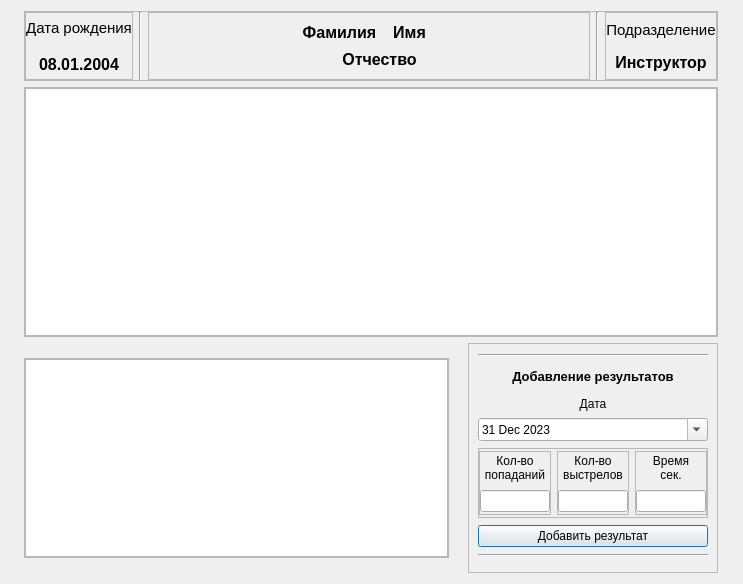
<?xml version="1.0" encoding="UTF-8"?>
<ui version="4.0">
 <class>Dialog</class>
 <widget class="QDialog" name="Dialog">
  <property name="geometry">
   <rect>
    <x>0</x>
    <y>0</y>
    <width>743</width>
    <height>584</height>
   </rect>
  </property>
  <property name="windowTitle">
   <string>Профиль сотрудника</string>
  </property>
  <layout class="QGridLayout" name="gridLayout_3">
   <item row="0" column="0" colspan="2">
    <widget class="QFrame" name="frame_11">
     <property name="maximumSize">
      <size>
       <width>16777215</width>
       <height>80</height>
      </size>
     </property>
     <property name="frameShape">
      <enum>QFrame::StyledPanel</enum>
     </property>
     <property name="frameShadow">
      <enum>QFrame::Raised</enum>
     </property>
     <layout class="QHBoxLayout" name="horizontalLayout_2">
      <property name="leftMargin">
       <number>0</number>
      </property>
      <property name="topMargin">
       <number>0</number>
      </property>
      <property name="rightMargin">
       <number>0</number>
      </property>
      <property name="bottomMargin">
       <number>0</number>
      </property>
      <item>
       <widget class="QFrame" name="frame_5">
        <property name="frameShape">
         <enum>QFrame::StyledPanel</enum>
        </property>
        <property name="frameShadow">
         <enum>QFrame::Raised</enum>
        </property>
        <layout class="QVBoxLayout" name="verticalLayout_7">
         <property name="leftMargin">
          <number>0</number>
         </property>
         <property name="topMargin">
          <number>0</number>
         </property>
         <property name="rightMargin">
          <number>0</number>
         </property>
         <property name="bottomMargin">
          <number>0</number>
         </property>
         <item>
          <widget class="QLabel" name="label_5">
           <property name="font">
            <font>
             <pointsize>11</pointsize>
            </font>
           </property>
           <property name="text">
            <string>Дата рождения</string>
           </property>
           <property name="alignment">
            <set>Qt::AlignCenter</set>
           </property>
          </widget>
         </item>
         <item>
          <widget class="QLabel" name="lblBDate">
           <property name="maximumSize">
            <size>
             <width>300</width>
             <height>16777215</height>
            </size>
           </property>
           <property name="font">
            <font>
             <pointsize>12</pointsize>
             <bold>true</bold>
            </font>
           </property>
           <property name="text">
            <string>08.01.2004</string>
           </property>
           <property name="alignment">
            <set>Qt::AlignCenter</set>
           </property>
          </widget>
         </item>
        </layout>
       </widget>
      </item>
      <item>
       <widget class="Line" name="line">
        <property name="orientation">
         <enum>Qt::Vertical</enum>
        </property>
       </widget>
      </item>
      <item>
       <widget class="QFrame" name="frame">
        <property name="frameShape">
         <enum>QFrame::StyledPanel</enum>
        </property>
        <property name="frameShadow">
         <enum>QFrame::Raised</enum>
        </property>
        <layout class="QGridLayout" name="gridLayout">
         <item row="0" column="0">
          <spacer name="horizontalSpacer">
           <property name="orientation">
            <enum>Qt::Horizontal</enum>
           </property>
           <property name="sizeHint" stdset="0">
            <size>
             <width>90</width>
             <height>20</height>
            </size>
           </property>
          </spacer>
         </item>
         <item row="0" column="1" colspan="2">
          <widget class="QLabel" name="lblLastName">
           <property name="font">
            <font>
             <pointsize>12</pointsize>
             <bold>true</bold>
            </font>
           </property>
           <property name="text">
            <string>Фамилия</string>
           </property>
           <property name="alignment">
            <set>Qt::AlignCenter</set>
           </property>
          </widget>
         </item>
         <item row="0" column="3" colspan="2">
          <widget class="QLabel" name="lblFirstName">
           <property name="font">
            <font>
             <pointsize>12</pointsize>
             <bold>true</bold>
            </font>
           </property>
           <property name="text">
            <string>Имя</string>
           </property>
           <property name="alignment">
            <set>Qt::AlignCenter</set>
           </property>
          </widget>
         </item>
         <item row="0" column="5">
          <spacer name="horizontalSpacer_4">
           <property name="orientation">
            <enum>Qt::Horizontal</enum>
           </property>
           <property name="sizeHint" stdset="0">
            <size>
             <width>91</width>
             <height>20</height>
            </size>
           </property>
          </spacer>
         </item>
         <item row="1" column="0" colspan="2">
          <spacer name="horizontalSpacer_2">
           <property name="orientation">
            <enum>Qt::Horizontal</enum>
           </property>
           <property name="sizeHint" stdset="0">
            <size>
             <width>130</width>
             <height>20</height>
            </size>
           </property>
          </spacer>
         </item>
         <item row="1" column="2" colspan="2">
          <widget class="QLabel" name="lblMiddleName">
           <property name="font">
            <font>
             <pointsize>12</pointsize>
             <bold>true</bold>
            </font>
           </property>
           <property name="text">
            <string>Отчество</string>
           </property>
           <property name="alignment">
            <set>Qt::AlignCenter</set>
           </property>
          </widget>
         </item>
         <item row="1" column="4" colspan="2">
          <spacer name="horizontalSpacer_3">
           <property name="orientation">
            <enum>Qt::Horizontal</enum>
           </property>
           <property name="sizeHint" stdset="0">
            <size>
             <width>111</width>
             <height>20</height>
            </size>
           </property>
          </spacer>
         </item>
        </layout>
       </widget>
      </item>
      <item>
       <widget class="Line" name="line_2">
        <property name="orientation">
         <enum>Qt::Vertical</enum>
        </property>
       </widget>
      </item>
      <item>
       <widget class="QFrame" name="frame_6">
        <property name="frameShape">
         <enum>QFrame::StyledPanel</enum>
        </property>
        <property name="frameShadow">
         <enum>QFrame::Raised</enum>
        </property>
        <layout class="QVBoxLayout" name="verticalLayout">
         <property name="spacing">
          <number>0</number>
         </property>
         <property name="leftMargin">
          <number>0</number>
         </property>
         <property name="topMargin">
          <number>0</number>
         </property>
         <property name="rightMargin">
          <number>0</number>
         </property>
         <property name="bottomMargin">
          <number>0</number>
         </property>
         <item>
          <widget class="QLabel" name="label_6">
           <property name="font">
            <font>
             <pointsize>11</pointsize>
            </font>
           </property>
           <property name="text">
            <string>Подразделение</string>
           </property>
           <property name="alignment">
            <set>Qt::AlignCenter</set>
           </property>
          </widget>
         </item>
         <item>
          <widget class="QLabel" name="txtDivision">
           <property name="maximumSize">
            <size>
             <width>300</width>
             <height>16777215</height>
            </size>
           </property>
           <property name="font">
            <font>
             <pointsize>12</pointsize>
             <bold>true</bold>
            </font>
           </property>
           <property name="text">
            <string>Инструктор</string>
           </property>
           <property name="alignment">
            <set>Qt::AlignCenter</set>
           </property>
          </widget>
         </item>
        </layout>
       </widget>
      </item>
     </layout>
    </widget>
   </item>
   <item row="1" column="0" colspan="2">
    <widget class="QFrame" name="frame_2">
     <property name="minimumSize">
      <size>
       <width>600</width>
       <height>250</height>
      </size>
     </property>
     <property name="maximumSize">
      <size>
       <width>16777215</width>
       <height>250</height>
      </size>
     </property>
     <property name="frameShape">
      <enum>QFrame::StyledPanel</enum>
     </property>
     <property name="frameShadow">
      <enum>QFrame::Raised</enum>
     </property>
     <layout class="QGridLayout" name="gridLayout_2">
      <property name="leftMargin">
       <number>0</number>
      </property>
      <property name="topMargin">
       <number>0</number>
      </property>
      <property name="rightMargin">
       <number>0</number>
      </property>
      <property name="bottomMargin">
       <number>0</number>
      </property>
      <item row="0" column="0">
       <widget class="QChartView" name="userChartView">
        <property name="minimumSize">
         <size>
          <width>500</width>
          <height>220</height>
         </size>
        </property>
       </widget>
      </item>
     </layout>
    </widget>
   </item>
   <item row="2" column="0">
    <widget class="QFrame" name="frame_12">
     <property name="minimumSize">
      <size>
       <width>425</width>
       <height>0</height>
      </size>
     </property>
     <property name="maximumSize">
      <size>
       <width>425</width>
       <height>200</height>
      </size>
     </property>
     <property name="frameShape">
      <enum>QFrame::StyledPanel</enum>
     </property>
     <property name="frameShadow">
      <enum>QFrame::Raised</enum>
     </property>
     <layout class="QGridLayout" name="gridLayout_4">
      <property name="leftMargin">
       <number>0</number>
      </property>
      <property name="topMargin">
       <number>0</number>
      </property>
      <property name="rightMargin">
       <number>0</number>
      </property>
      <property name="bottomMargin">
       <number>0</number>
      </property>
      <item row="0" column="0">
       <widget class="QTableView" name="table_user_profile">
        <property name="minimumSize">
         <size>
          <width>20</width>
          <height>20</height>
         </size>
        </property>
        <property name="maximumSize">
         <size>
          <width>16777215</width>
          <height>16777215</height>
         </size>
        </property>
        <attribute name="horizontalHeaderCascadingSectionResizes">
         <bool>false</bool>
        </attribute>
        <attribute name="horizontalHeaderDefaultSectionSize">
         <number>48</number>
        </attribute>
        <attribute name="verticalHeaderStretchLastSection">
         <bool>false</bool>
        </attribute>
       </widget>
      </item>
     </layout>
    </widget>
   </item>
   <item row="2" column="1">
    <widget class="QFrame" name="frame_3">
     <property name="minimumSize">
      <size>
       <width>250</width>
       <height>230</height>
      </size>
     </property>
     <property name="maximumSize">
      <size>
       <width>220</width>
       <height>248</height>
      </size>
     </property>
     <property name="frameShape">
      <enum>QFrame::StyledPanel</enum>
     </property>
     <property name="frameShadow">
      <enum>QFrame::Raised</enum>
     </property>
     <property name="lineWidth">
      <number>4</number>
     </property>
     <property name="midLineWidth">
      <number>0</number>
     </property>
     <layout class="QVBoxLayout" name="verticalLayout_6">
      <item>
       <widget class="Line" name="line_3">
        <property name="orientation">
         <enum>Qt::Horizontal</enum>
        </property>
       </widget>
      </item>
      <item>
       <widget class="QLabel" name="label_7">
        <property name="maximumSize">
         <size>
          <width>16777215</width>
          <height>25</height>
         </size>
        </property>
        <property name="font">
         <font>
          <pointsize>10</pointsize>
          <bold>true</bold>
         </font>
        </property>
        <property name="text">
         <string>Добавление результатов</string>
        </property>
        <property name="alignment">
         <set>Qt::AlignCenter</set>
        </property>
       </widget>
      </item>
      <item>
       <widget class="QFrame" name="frame_9">
        <property name="maximumSize">
         <size>
          <width>16777215</width>
          <height>45</height>
         </size>
        </property>
        <property name="frameShape">
         <enum>QFrame::NoFrame</enum>
        </property>
        <property name="frameShadow">
         <enum>QFrame::Raised</enum>
        </property>
        <property name="lineWidth">
         <number>1</number>
        </property>
        <layout class="QVBoxLayout" name="verticalLayout_2">
         <property name="leftMargin">
          <number>0</number>
         </property>
         <property name="topMargin">
          <number>0</number>
         </property>
         <property name="rightMargin">
          <number>0</number>
         </property>
         <property name="bottomMargin">
          <number>0</number>
         </property>
         <item>
          <widget class="QLabel" name="label_4">
           <property name="maximumSize">
            <size>
             <width>16777215</width>
             <height>25</height>
            </size>
           </property>
           <property name="text">
            <string>Дата</string>
           </property>
           <property name="alignment">
            <set>Qt::AlignCenter</set>
           </property>
          </widget>
         </item>
         <item>
          <widget class="QDateEdit" name="dateEdit">
           <property name="dateTime">
            <datetime>
             <hour>21</hour>
             <minute>0</minute>
             <second>0</second>
             <year>2023</year>
             <month>12</month>
             <day>31</day>
            </datetime>
           </property>
           <property name="calendarPopup">
            <bool>true</bool>
           </property>
          </widget>
         </item>
        </layout>
       </widget>
      </item>
      <item>
       <widget class="QFrame" name="frame_10">
        <property name="maximumSize">
         <size>
          <width>16777215</width>
          <height>70</height>
         </size>
        </property>
        <property name="frameShape">
         <enum>QFrame::StyledPanel</enum>
        </property>
        <property name="frameShadow">
         <enum>QFrame::Raised</enum>
        </property>
        <layout class="QHBoxLayout" name="horizontalLayout">
         <property name="leftMargin">
          <number>0</number>
         </property>
         <property name="topMargin">
          <number>0</number>
         </property>
         <property name="rightMargin">
          <number>0</number>
         </property>
         <property name="bottomMargin">
          <number>0</number>
         </property>
         <item>
          <widget class="QFrame" name="frame_4">
           <property name="maximumSize">
            <size>
             <width>16777215</width>
             <height>64</height>
            </size>
           </property>
           <property name="frameShape">
            <enum>QFrame::StyledPanel</enum>
           </property>
           <property name="frameShadow">
            <enum>QFrame::Raised</enum>
           </property>
           <layout class="QVBoxLayout" name="verticalLayout_3">
            <property name="leftMargin">
             <number>0</number>
            </property>
            <property name="topMargin">
             <number>0</number>
            </property>
            <property name="rightMargin">
             <number>0</number>
            </property>
            <property name="bottomMargin">
             <number>0</number>
            </property>
            <item>
             <widget class="QLabel" name="label">
              <property name="maximumSize">
               <size>
                <width>16777215</width>
                <height>30</height>
               </size>
              </property>
              <property name="text">
               <string>Кол-во
попаданий</string>
              </property>
              <property name="alignment">
               <set>Qt::AlignCenter</set>
              </property>
             </widget>
            </item>
            <item>
             <widget class="QLineEdit" name="txtPoints">
              <property name="alignment">
               <set>Qt::AlignCenter</set>
              </property>
              <property name="readOnly">
               <bool>false</bool>
              </property>
             </widget>
            </item>
           </layout>
          </widget>
         </item>
         <item>
          <widget class="QFrame" name="frame_7">
           <property name="maximumSize">
            <size>
             <width>16777215</width>
             <height>64</height>
            </size>
           </property>
           <property name="frameShape">
            <enum>QFrame::StyledPanel</enum>
           </property>
           <property name="frameShadow">
            <enum>QFrame::Raised</enum>
           </property>
           <layout class="QVBoxLayout" name="verticalLayout_4">
            <property name="leftMargin">
             <number>0</number>
            </property>
            <property name="topMargin">
             <number>0</number>
            </property>
            <property name="rightMargin">
             <number>0</number>
            </property>
            <property name="bottomMargin">
             <number>0</number>
            </property>
            <item>
             <widget class="QLabel" name="label_2">
              <property name="maximumSize">
               <size>
                <width>16777215</width>
                <height>30</height>
               </size>
              </property>
              <property name="text">
               <string>Кол-во
выстрелов</string>
              </property>
              <property name="alignment">
               <set>Qt::AlignCenter</set>
              </property>
             </widget>
            </item>
            <item>
             <widget class="QLineEdit" name="txtCount">
              <property name="alignment">
               <set>Qt::AlignCenter</set>
              </property>
              <property name="readOnly">
               <bool>false</bool>
              </property>
             </widget>
            </item>
           </layout>
          </widget>
         </item>
         <item>
          <widget class="QFrame" name="frame_8">
           <property name="maximumSize">
            <size>
             <width>16777215</width>
             <height>64</height>
            </size>
           </property>
           <property name="frameShape">
            <enum>QFrame::StyledPanel</enum>
           </property>
           <property name="frameShadow">
            <enum>QFrame::Raised</enum>
           </property>
           <layout class="QVBoxLayout" name="verticalLayout_5">
            <property name="leftMargin">
             <number>0</number>
            </property>
            <property name="topMargin">
             <number>0</number>
            </property>
            <property name="rightMargin">
             <number>0</number>
            </property>
            <property name="bottomMargin">
             <number>0</number>
            </property>
            <item>
             <widget class="QLabel" name="label_3">
              <property name="maximumSize">
               <size>
                <width>16777215</width>
                <height>30</height>
               </size>
              </property>
              <property name="text">
               <string>Время
сек.</string>
              </property>
              <property name="alignment">
               <set>Qt::AlignCenter</set>
              </property>
             </widget>
            </item>
            <item>
             <widget class="QLineEdit" name="txtTime">
              <property name="alignment">
               <set>Qt::AlignCenter</set>
              </property>
              <property name="readOnly">
               <bool>false</bool>
              </property>
             </widget>
            </item>
           </layout>
          </widget>
         </item>
        </layout>
       </widget>
      </item>
      <item>
       <widget class="QPushButton" name="btnInsertData">
        <property name="text">
         <string>Добавить результат</string>
        </property>
       </widget>
      </item>
      <item>
       <widget class="Line" name="line_4">
        <property name="orientation">
         <enum>Qt::Horizontal</enum>
        </property>
       </widget>
      </item>
     </layout>
    </widget>
   </item>
  </layout>
 </widget>
 <customwidgets>
  <customwidget>
   <class>QChartView</class>
   <extends>QGraphicsView</extends>
   <header location="global">qchartview</header>
  </customwidget>
 </customwidgets>
 <resources/>
 <connections/>
</ui>
